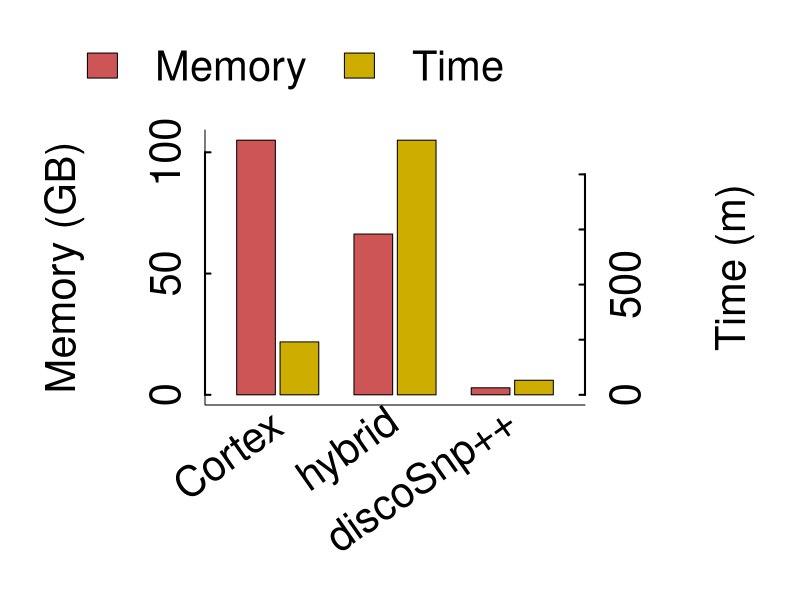
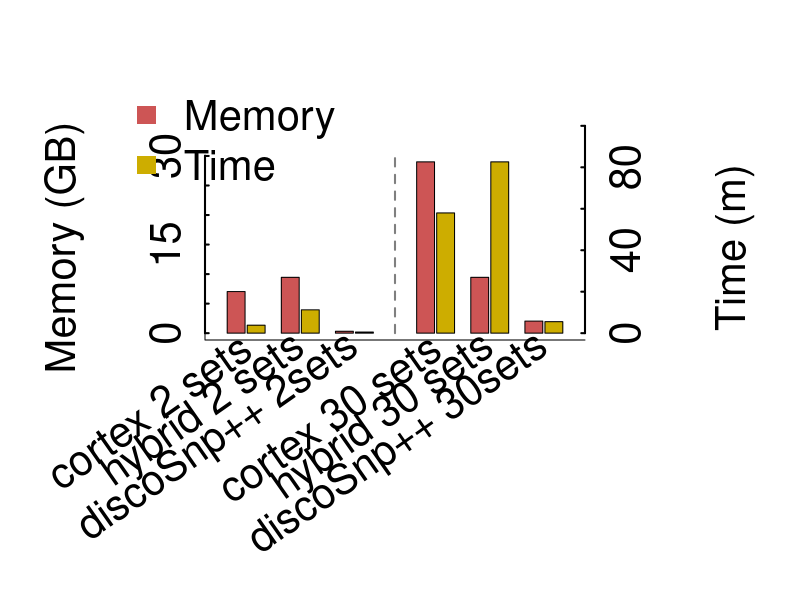

These figures' R source, in order:
perf=read.table("data_perf.tab",h=T)
perf
## 2 barplot :	
#barplot(perf$memory[perf$type=="bact"],names=perf$name[perf$type=="bact"],col="lightblue")
#library(plotrix)

doubleBarPlot=function(tab){

  tab=tab[order(-tab$memory),]

  # tab$time=tab$time/60
  # my_col=c("slateblue4","aquamarine4","chocolate")
  col=c("gold3","indianred3")
  max1=max(tab$memory)
  max2=max(tab$time)
  n=nrow(tab)

  timeNorm=tab$time*max1/max2
  
  x1=(1:n)-0.35
  x2=(1:n)-0.02
  x3=(1:n)+0.02
  x4=(1:n)+0.35
  
  par(mar=c(4.1, 4, 4, 4.2) + 0.1,cex=2.5,xpd=T,mgp = c(1.3, 0.3, 0))

  plot(c(0.5,n+0.5),c(0,max1),type="n",xaxt="n",yaxt="n",xlab="",ylab="",bty='l')
  rect(x1,0,x2,tab$memory,col=col[2])
  rect(x3,0,x4,timeNorm,col=col[1])

  axis(1,at=1:n,label=F,tick=F)
  text(1:n, par("usr")[3] - 3, srt = 45, adj = 1,
          labels = tab$name, xpd = TRUE)


  mem.tick=pretty(c(0,tab$memory))
  axis(2,at=mem.tick,label=mem.tick,tcl=0.5,tck=0.02,lwd=2)
  time.tick=pretty(c(0,tab$time))
  axis(4,at=time.tick*max1/max2,label=time.tick,tcl=0.5,tck=0.02,lwd=2)
  mtext("Time (m)", side=4, line=3, cex.lab=1,las=0, cex=2.5,padj=-1)
  mtext("Memory (GB)", side=2, line=3, cex.lab=1,las=0, cex=2.5, padj=1)
  legend(n+0.6,max1*1.55,legend=c("Memory","Time"),fill=c(col[2],col[1]),xjust=1,y.intersp=1.5,bty='n')
}

png(file="perf_human_article.png", width = 1024, height = 850, units = "px", pointsize = 12)
# bitmap("perf_human_article.png",type="png256",width=8,height=7,res=800)
#doubleBarPlot(perf[perf$type=="human",])
tab=perf[perf$type=="human",]
tab=tab[order(-tab$memory),]

  tab$time=tab$time/60
  col=c("gold3","indianred3")
  # col=c("skyblue4","salmon2")
  max1=max(tab$memory)
  max2=max(tab$time)
  n=nrow(tab)

  timeNorm=tab$time*max1/max2
  
  # width rectangles
  x1=(1:n)-0.35
  x2=(1:n)-0.02
  x3=(1:n)+0.02
  x4=(1:n)+0.35
  
  par(mar=c(3.8, 4, 2.5, 4.2) + 0.1,cex=2.5,xpd=T,mgp = c(1.3, 0.3, 0))

  plot(c(0.5,n+0.5),c(0,max1),type="n",xaxt="n",yaxt="n",xlab="",ylab="",bty='l')
  rect(x1,0,x2,tab$memory,col=col[2])
  rect(x3,0,x4,timeNorm,col=col[1])

  axis(1,at=1:n,label=F,tick=F)
  text(1:n, par("usr")[3] - 6, srt = 35, adj = 1,
          labels = tab$name, xpd = TRUE)


  #mem.tick=pretty(c(0,tab$memory))
mem.tick=c(0,50,100)
  axis(2,at=mem.tick,label=mem.tick,tcl=0.5,tck=0.02,lwd=2)
  #time.tick=pretty(c(0,tab$time))
time.tick=c(0,250,500,750,1000)
  axis(4,at=time.tick*max1/max2,label=time.tick,tcl=0.5,tck=0.02,lwd=2)
  mtext("Time (m)", side=4, line=3, cex.lab=1,las=0, cex=2.5,padj=-1)
  mtext("Memory (GB)", side=2, line=3, cex.lab=1,las=0, cex=2.5, padj=1)
  legend(n+0.6,110,legend=c("Memory","Time"),fill=c(col[2],col[1]),xjust=1,yjust=0,y.intersp=1.5,bty='n',horiz=T)
dev.off()

png(file="perf_bact_article.png", width = 1024, height = 850, units = "px", pointsize = 12)
# bitmap("perf_bact_article.png",type="png256",width=10,height=11,res=800)
tab=perf[perf$type=="bact",]
tab=tab[c(3,5,1,4,6,2),]
tab

  tab$time=tab$time/60
    col=c("gold3","indianred3")
  # col=c("skyblue4","salmon2")
  max1=max(tab$memory)
  max2=max(tab$time)
  n=nrow(tab)
  

  timeNorm=tab$time*max1/max2
  
  # width rectangles
s=c(1,2,3,4.5,5.5,6.5)
  x1=s-0.35
  x2=s-0.02
  x3=s+0.02
  x4=s+0.35
  
  par(mar=c(5.1, 4, 3, 4.2) + 0.1,cex=2.5,xpd=T,mgp = c(1.3, 0.3, 0))

  plot(c(0.5,tail(s,1)+0.5),c(0,max1),type="n",xaxt="n",yaxt="n",xlab="",ylab="",bty='l')
  rect(x1,0,x2,tab$memory,col=col[2])
  rect(x3,0,x4,timeNorm,col=col[1])

  axis(1,at=s,label=F,tick=F)
  text(s, par("usr")[3] - 0.5, srt = 35, adj = 1, labels = tab$name, xpd = TRUE)

#segments(x4[2]+0.15,0,x4[2]+0.15,10,col="grey50",lty=2,lwd=2)
segments(3.75,0,3.75,30,col="grey50",lty=2,lwd=2)

  mem.tick=pretty(c(0,tab$memory))
  axis(2,at=mem.tick,label=mem.tick,tcl=0.5,tck=0.02,lwd=2)
  time.tick=pretty(c(0,tab$time))
# time.tick=seq(0,250,by=50)
  axis(4,at=time.tick*max1/max2,label=time.tick,tcl=0.5,tck=0.02,lwd=2)
  mtext("Time (m)", side=4, line=3, cex.lab=1,las=0, cex=2.5,padj=-1)
  mtext("Memory (GB)", side=2, line=3, cex.lab=1,las=0, cex=2.5, padj=1)
 # legend(tail(s,1)+1,49,legend=c("Memory","Time"),fill=c(col[2],col[1]),xjust=1,yjust=0,bty='n',horiz=T)
legend(s[3],20,legend=c("Memory","Time"),col=c(col[2],col[1]),xjust=1,yjust=0,bty='n',horiz=F, pch=c(15,15))
dev.off()
